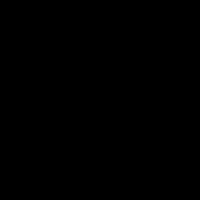
Frame 1 (no input)
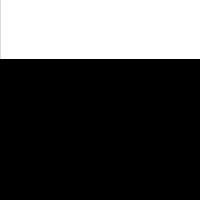
Frame 60 (the mouse pressed at the canvas centre just before this capture)
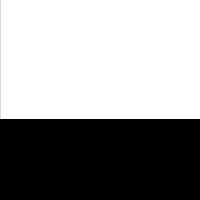
Frame 120 (the mouse held since frame 60 and released just before this capture)

The Processing sketch that drew these frames (run headless with seeded random() and noise(); from frame 60 on, the mouse is pressed at the canvas centre):

// Processing sketch: exercise_7_3
// ── exercise_7_3.pde
int endY;
void setup() {
  size(200, 200);
  frameRate(5);
  endY = 0;
}
void draw() {
  background(0);
  linesLoadingAnimation();
}

void linesLoadingAnimation() {
  for (int y = 0; y < endY; y++) {
    stroke(255);
    line(0, y, width, y);
  }
  endY++;
}
